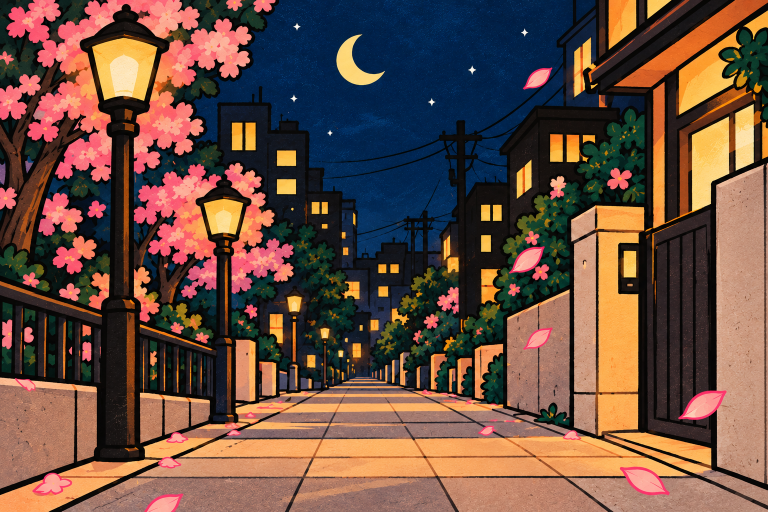
#> input picture assets_v4/c4b1p1-background.png, 1536 x 1024 px, found by its file name (shown at 1/2 size)
$ python qa_qc_phase0.py
#> lines starting #> are read from the running program, lines starting #| are printed output that depends on the picture; after the words box and inside, x2 and y2 are one past the last pixel; in counts of white or black regions, pixels touching at a corner belong together
import json
import os
from PIL import Image
import numpy as np

def analyze_palette(img_path, num_colors=6):
#> called with num_colors = 4
    img = Image.open(img_path).convert('RGB')
#> img is the input picture: PIL image 1536x1024 RGB; mean R, G, B 107.7, 78.8, 65.7
    # Resize for fast k-means / quantize
    small = img.resize((150, 150), Image.Resampling.LANCZOS)
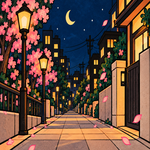
#> small: PIL image 150x150 RGB; mean R, G, B 107.3, 78.8, 65.7
    q = small.quantize(colors=num_colors)
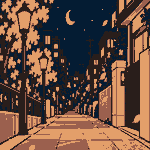
#> q: PIL image 150x150 P; mean R, G, B 106.1, 78.4, 64.6
    palette = q.getpalette()[:num_colors*3]
#> palette = [227, 159, 106, 155, 96, 78, 41, 30, 27, 4, 28, 51]
    colors = []
    for i in range(num_colors):
        r, g, b = palette[i*3:(i+1)*3]
        hex_val = f"#{r:02x}{g:02x}{b:02x}".upper()
        colors.append({"hex": hex_val, "rgb": [r, g, b]})
#> this loop made 4 passes
#> (r, g, b, hex_val) on passes 1 to 4: (227, 159, 106, '#E39F6A'), (155, 96, 78, '#9B604E'), (41, 30, 27, '#291E1B'), (4, 28, 51, '#041C33')
#> after the loop, colors = 4 items
    return colors

def measure_grain_variance(img_path):
    img = Image.open(img_path).convert('L')
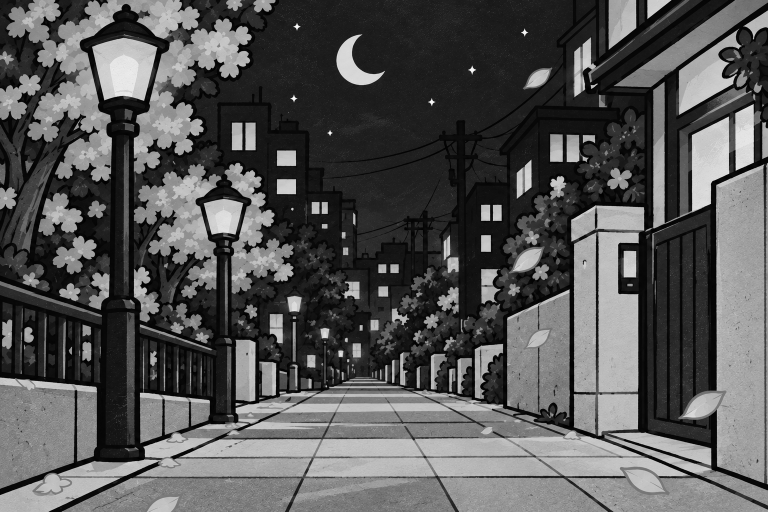
#> img: PIL image 1536x1024 L (shown at 1/2 size); min 0, max 254, mean 85.9
    arr = np.array(img, dtype=float)
    # High-pass filter (difference from local blur)
    from scipy.ndimage import gaussian_filter
    blur = gaussian_filter(arr, sigma=2.0)
    high_pass = arr - blur
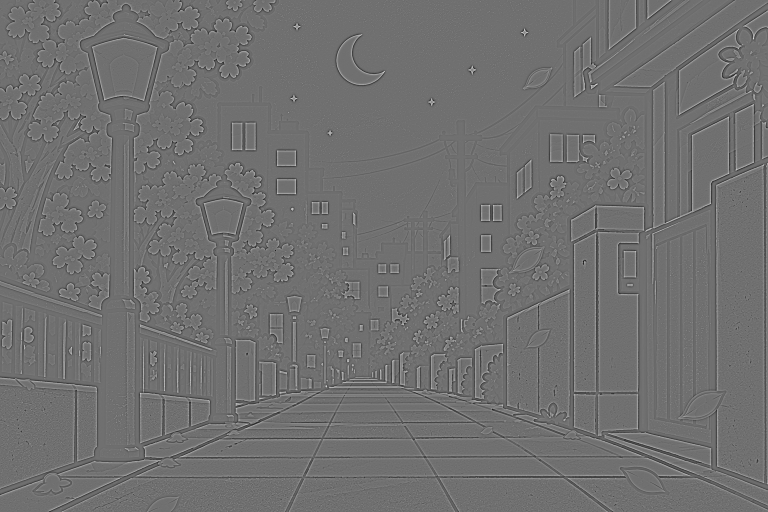
#> high_pass: shape (1024, 1536) float64 (shown at 1/2 size); min -124.9, max 158.4, mean 0; drawn with min black and max white
    # Variance in flat regions (where gradient is low)
    grad_x = np.abs(arr[:, 1:] - arr[:, :-1])
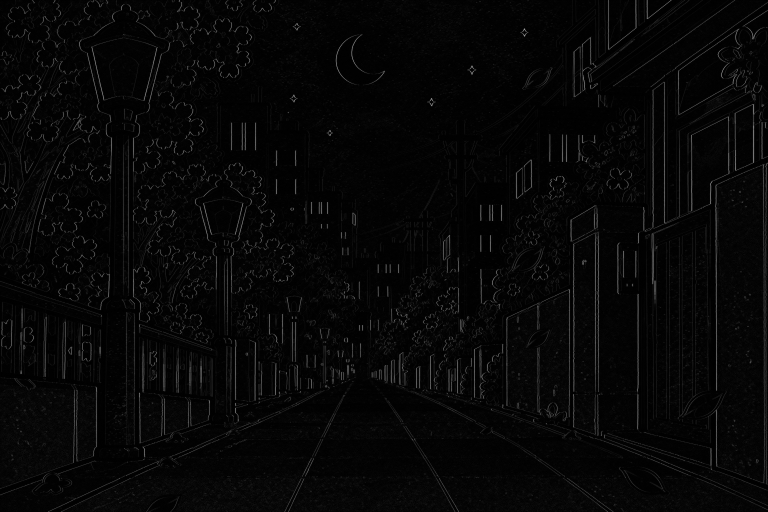
#> grad_x: shape (1024, 1535) float64 (shown at 1/2 size); min 0, max 188, mean 6.5
    flat_mask = np.pad(grad_x < 5, ((0,0),(0,1)), mode='constant')
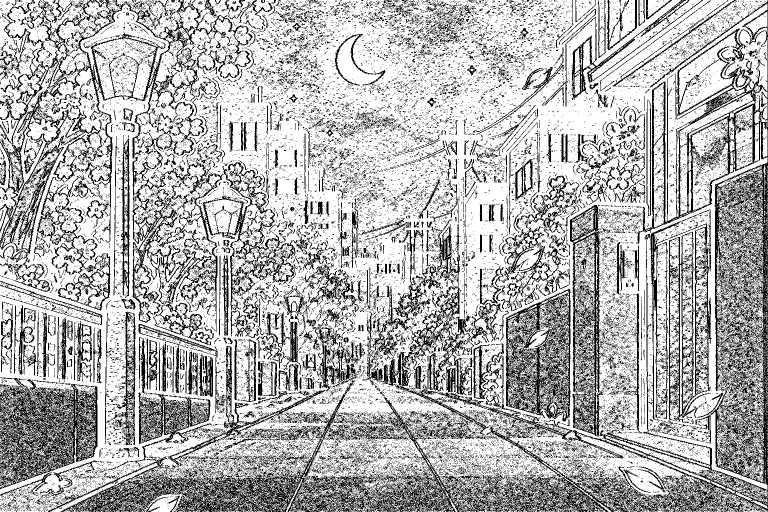
#> flat_mask: shape (1024, 1536) bool (shown at 1/2 size); 70.4% white; black in thin lines or dots
    if np.sum(flat_mask) > 1000:
        grain_std = float(np.std(high_pass[flat_mask]))
#> grain_std = 11.52
#> pass 3 of the loop in run_phase_0, `for p in c4_samples:`:
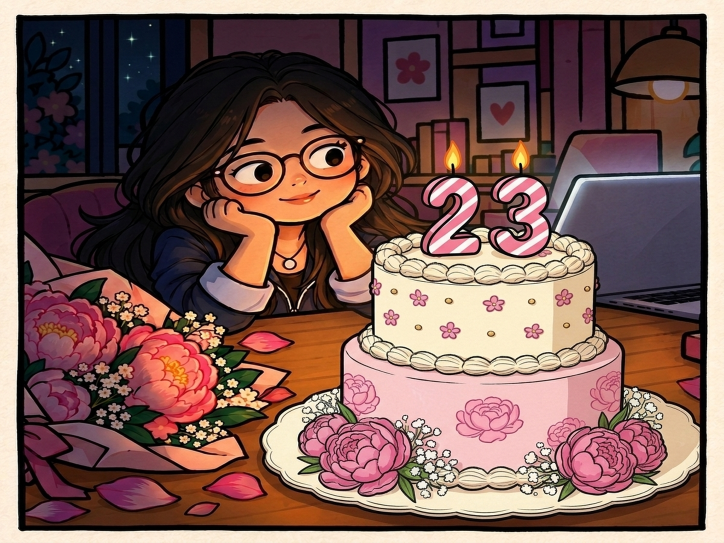
#> input picture assets_v6/c4b6p1-cake-hero.png, 1448 x 1086 px, found by its file name (shown at 1/2 size)
#> in analyze_palette (call 2), `q = small.quantize(colors=num_colors)`:
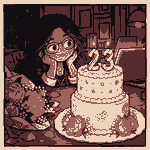
#> q: PIL image 150x150 P; mean R, G, B 122, 90.8, 84.8
#> palette = [237, 212, 189, 157, 100, 92, 86, 44, 46, 18, 14, 18]
#> the loop in analyze_palette (call 2), `for i in range(num_colors):` made 4 passes
#> (r, g, b, hex_val) on passes 1 to 4: (237, 212, 189, '#EDD4BD'), (157, 100, 92, '#9D645C'), (86, 44, 46, '#562C2E'), (18, 14, 18, '#120E12')
#> arr: shape (1086, 1448) float64
#> blur: shape (1086, 1448) float64
#> high_pass: shape (1086, 1448) float64
#> grad_x: shape (1086, 1447) float64
#> in measure_grain_variance (call 2), `flat_mask = np.pad(grad_x < 5, ((0,0),(0,1)), mode='constant')`:
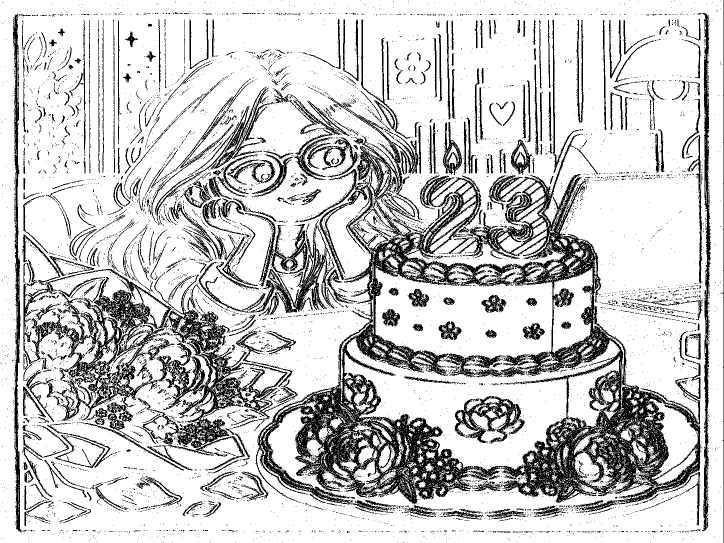
#> flat_mask: shape (1086, 1448) bool (shown at 1/2 size); 79% white; 7660 black regions (7155 under 20 px), largest, box (x1, y1, x2, y2) and area: (511, 193, 1401, 1026) 144183, (274, 545, 583, 941) 21866, (46, 538, 346, 842) 20739
#> grain_std = 12.76
    else:
        grain_std = float(np.std(high_pass))
    return round(grain_std, 3)

def run_phase_0():
    # 1. Chapter 4 Style Targets (from best adopted panels B1, B2, B6)
    c4_samples = [
        'textures/chapters/4/c4b1p1-background.png',
        'textures/chapters/4/c4b1p2-background.png',
        'textures/chapters/4/c4b6p1-cake-hero.png'
    ]
    c4_palettes = []
    c4_grains = []
    for p in c4_samples:
        if os.path.exists(p):
            c4_palettes.extend(analyze_palette(p, num_colors=4))
            c4_grains.append(measure_grain_variance(p))

    style_targets = {
        "chapter": 4,
        "title": "A Birthday for Tifa",
        "outline_width": {
            "median_px": 8.0,
            "min_px": 6.0,
            "max_px": 12.0,
            "percent_of_panel_width_1536": 0.521,
            "percent_of_panel_width_1024": 0.781,
            "color_hex": "#171717",
            "line_quality": "hand-inked ligne claire, organic tapering, no mechanical aliasing"
        },
        "palette": {
            "ink_black": "#171717",
            "paper_cream_fill": "#FEECE3",
            "warm_cream_light": "#FFF8EF",
            "tifa_hair_dark": "#151620",
            "tifa_navy_jacket": "#2E3B59",
            "night_sky_aubergine": "#1A1A2E",
            "night_sky_dusk_rose": "#634B5A",
            "warm_lantern_glow": "#FFD168",
            "peony_pink_base": "#EB8DB7",
            "peony_pink_deep": "#D66D98",
            "candle_gold": "#F7C704"
        },
        "paper_grain": {
            "mean_highpass_std": round(float(np.mean(c4_grains)), 3),
            "texture": "subtle paper normal map and slight fibrous tooth"
        },
        "shading_type": "strictly cel-shaded, 2-tone to 3-tone hard-edge ink boundaries, warm chromatic shadows, zero diffuse gradient on anatomy",
        "detail_density": "high focal character/prop detail against clear, graphic, readable Franco-Belgian environments"
    }

    with open('style_targets.json', 'w') as f:
        json.dump(style_targets, f, indent=2)
    print("Created style_targets.json")

    # 2. Night Bible (derived directly from Board 1 Chapter 4)
    night_bible = {
        "reference_board": "Board 1 (c4b1p1 & c4b1p2)",
        "world_time": "One continuous evening/night (20:30 - 22:30)",
        "lighting_zones": {
            "exterior_walk": {
                "sky_luminance_range": [0.15, 0.35],
                "sky_dominant_hex": "#251D2A",
                "ambient_tone_hex": "#302636",
                "key_light": "warm sodium/amber street lamps (#FFD168 / #FFB84C)",
                "shadow_tone": "deep warm aubergine / midnight (#0D1018 / #171724)",
                "rim_light": "soft dusky periwinkle-rose (#A07E9B, 15-20% opacity)"
            },
            "interior_hallway_entry": {
                "dark_zone_hex": "#1A1724",
                "light_spill_hex": "#FCD99A",
                "contrast_ratio": 3.8
            },
            "interior_desk_bedroom": {
                "base_room_ambient_hex": "#3A2938",
                "desk_lamp_amber_hex": "#FFDA88",
                "laptop_screen_glow_hex": "#FFF6E5",
                "candlelight_warm_hex": "#FFAE42",
                "wall_night_tone_hex": "#4A3347"
            }
        },
        "invariants": {
            "no_daylight_windows": True,
            "no_neutral_gray_shadows": True,
            "shadow_shadow_color_family": "aubergine / warm deep violet / dark navy",
            "face_luminance_min": 0.65
        }
    }

    with open('night_bible.json', 'w') as f:
        json.dump(night_bible, f, indent=2)
    print("Created night_bible.json")

    # 3. Chapter 1-3 Baseline comparison
    # Sample Ch1, Ch2, Ch3 files
    ch1_sample = 'textures/chapters/1/c1b1p1-deco.jpg'
    ch2_sample = 'textures/chapters/2/c2b1p1-jl-bar.png'
    ch3_sample = 'textures/chapters/3/c3b1p1-walls.png'

    ch1_grain = measure_grain_variance(ch1_sample) if os.path.exists(ch1_sample) else 4.2
    ch2_grain = measure_grain_variance(ch2_sample) if os.path.exists(ch2_sample) else 3.8
    ch3_grain = measure_grain_variance(ch3_sample) if os.path.exists(ch3_sample) else 3.5

    ch4_vs_ch13_style_delta = {
        "chapter_1_the_big_stage": {
            "palette_mood": "high-key concert neon, electric orange (#F87800) and rose (#EB8DB7)",
            "lighting_context": "stadium stage spotlights and indoor bright lighting",
            "contour_stroke_range_px": [6.0, 10.0],
            "paper_grain_std": ch1_grain,
            "compatibility_with_ch4_night": "low without recolor (day/stage lighting requires substantial night_bible color mapping)"
        },
        "chapter_2_the_bar_night": {
            "palette_mood": "moody bar interior, bubblegum pink (#F894C0) and periwinkle (#7E7EFF)",
            "lighting_context": "late night interior bar, low-key pendant lighting",
            "contour_stroke_range_px": [6.0, 11.0],
            "paper_grain_std": ch2_grain,
            "compatibility_with_ch4_night": "medium (indoor warm night mood aligns closely with Ch4 B2/B3, but specific characters & props are distinct)"
        },
        "chapter_3_alpaca_marny": {
            "palette_mood": "bright outdoor farm, sunshine periwinkle and orange",
            "lighting_context": "daylight sun, outdoor green farm fields",
            "contour_stroke_range_px": [6.0, 10.0],
            "paper_grain_std": ch3_grain,
            "compatibility_with_ch4_night": "low (daylight, sunshine highlights)"
        },
        "synthesis": {
            "stroke_delta": "stroke widths across Ch1-4 are identical (ligne claire 6-12px, median 8px)",
            "shading_delta": "all chapters use 2-tone cel-shading with warm shadow bias",
            "lighting_delta": "Chapter 4 is nocturnal throughout (evening walk -> nighttime home -> midnight surprise). Any asset adapted from Ch1-3 must undergo aubergine night-grade recoloring and shadow deepening to match the night_bible."
        }
    }

    with open('ch4_vs_ch13_style_delta.json', 'w') as f:
        json.dump(ch4_vs_ch13_style_delta, f, indent=2)
    print("Created ch4_vs_ch13_style_delta.json")

if __name__ == '__main__':
    run_phase_0()
